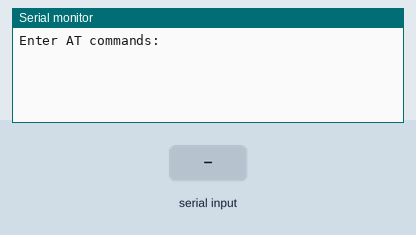
A sketch run on a simulated Arduino Uno, built with avr-gcc and run on an emulated ATmega328P. Shown: the last lines printed to the serial monitor. The test bench sets the inputs (shaded band).

Above: at 1.2 s.
1.3 s: "1" received over the second serial link
At 2.4 s:
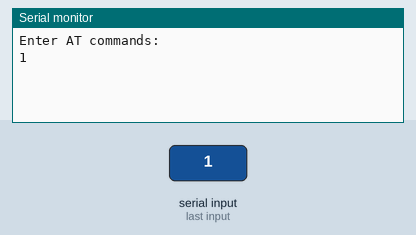
2.8 s: "0" received over the second serial link
At 3.5 s:
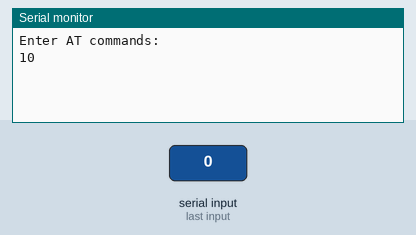

Measured:
- after the input at 1.3 s, the serial monitor: prints a new line at once (image 1)
- after the input at 2.8 s, the serial monitor: prints a new line at once (image 2)

The sketch:

lora_ino.ino
```cpp
#include  <SoftwareSerial.h>
SoftwareSerial Lora(11, 10); // RX | TX
/*
  AT+ADDRESS=your_address (0~65535)
  AT+PARAMETER=12,7,1,4
  AT+IPR=your_baudrate
  AT+NETWORKID=your_netwokid (0~16)
  AT+CPIN=your_password (32 char long)
  */
void setup()
{
  Serial.begin(9600);
  Serial.println("Enter AT commands:");
  Lora.begin(9600);  // default speed 115200
}
void loop()
{
  // Keep reading from Lora and send to Arduino Serial Monitor
if (Lora.available())
  {
    Serial.write(Lora.read());
  }
  // Keep reading from Arduino Serial Monitor and send to Lora
  if (Serial.available())
  {
    Lora.write(Serial.read());
  }
}
```
